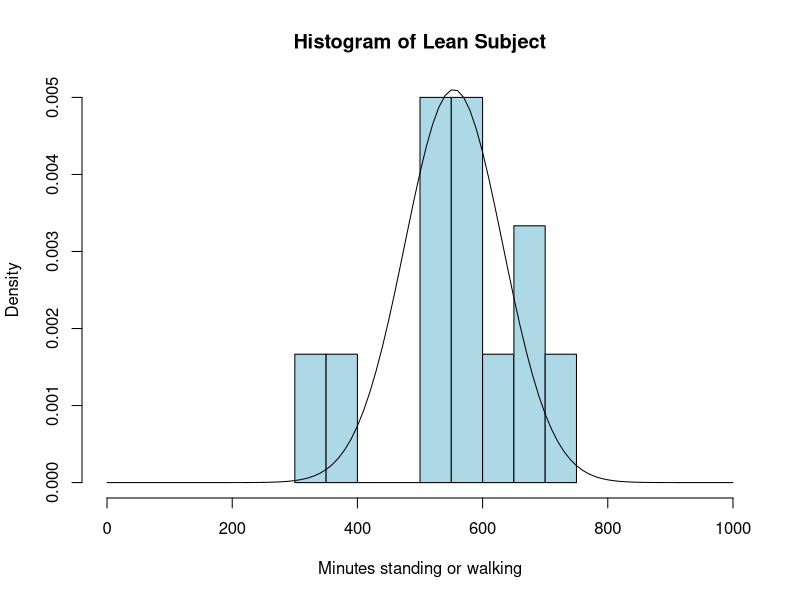
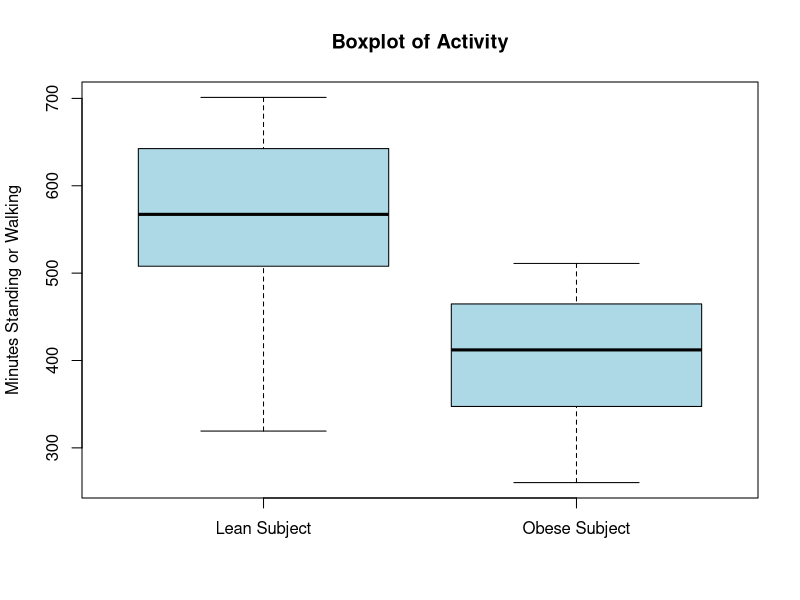

These charts were generated, in order, by the following R code:
#Loading libraries
library(readxl)
library(dplyr)

#Loading data
activity <- read_excel('./Assign2/Assign2Data.xlsx', sheet = 'Activity')

#3.a
#No coding required

#3.b
##Plotting histogram (lean)
hist(activity$`Lean Subject`,
       main = "Histogram of Lean Subject",
       xlab = "Minutes standing or walking",
       xlim = c(0, 1000),
       breaks = 10,
       prob = TRUE,
       col = "light blue")

##Mean of lean subject
lean_mean <- mean(na.omit(activity$`Lean Subject`))

##SD of lean subject
lean_sd <- sd(activity$`Obese Subject`)

##Adding normal curve to histogram
curve(dnorm(
  x,
  mean = lean_mean,
  sd = lean_sd), 
  add = TRUE)

##SBS Boxplots
activity_boxplot <- 
  boxplot(activity,
          main = "Boxplot of Activity",
          ylab = "Minutes Standing or Walking",
          col = "light blue")

#3.c
##Wilcoxon Rank-Sum Test
a2_q3_ht <- wilcox.test(
  as.numeric(unlist(activity$`Lean Subject`)), 
  as.numeric(unlist(activity$`Obese Subject`)), 
  alternative = "two.sided", 
  conf.level = 0.95, 
  paired = FALSE, 
  exact = FALSE, 
  na.rm = TRUE)

##Validating test
a2_q3_ht$p.value < 0.05
